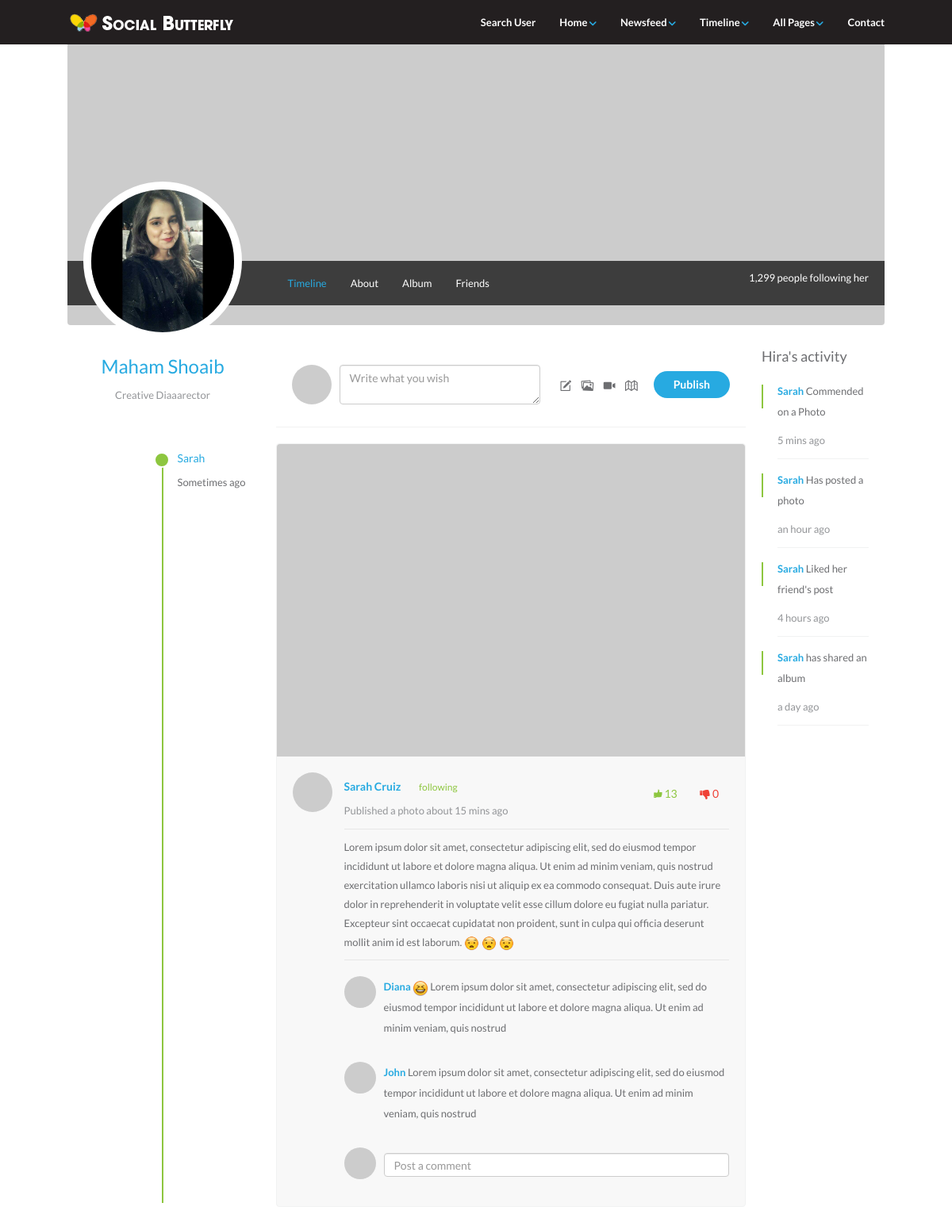
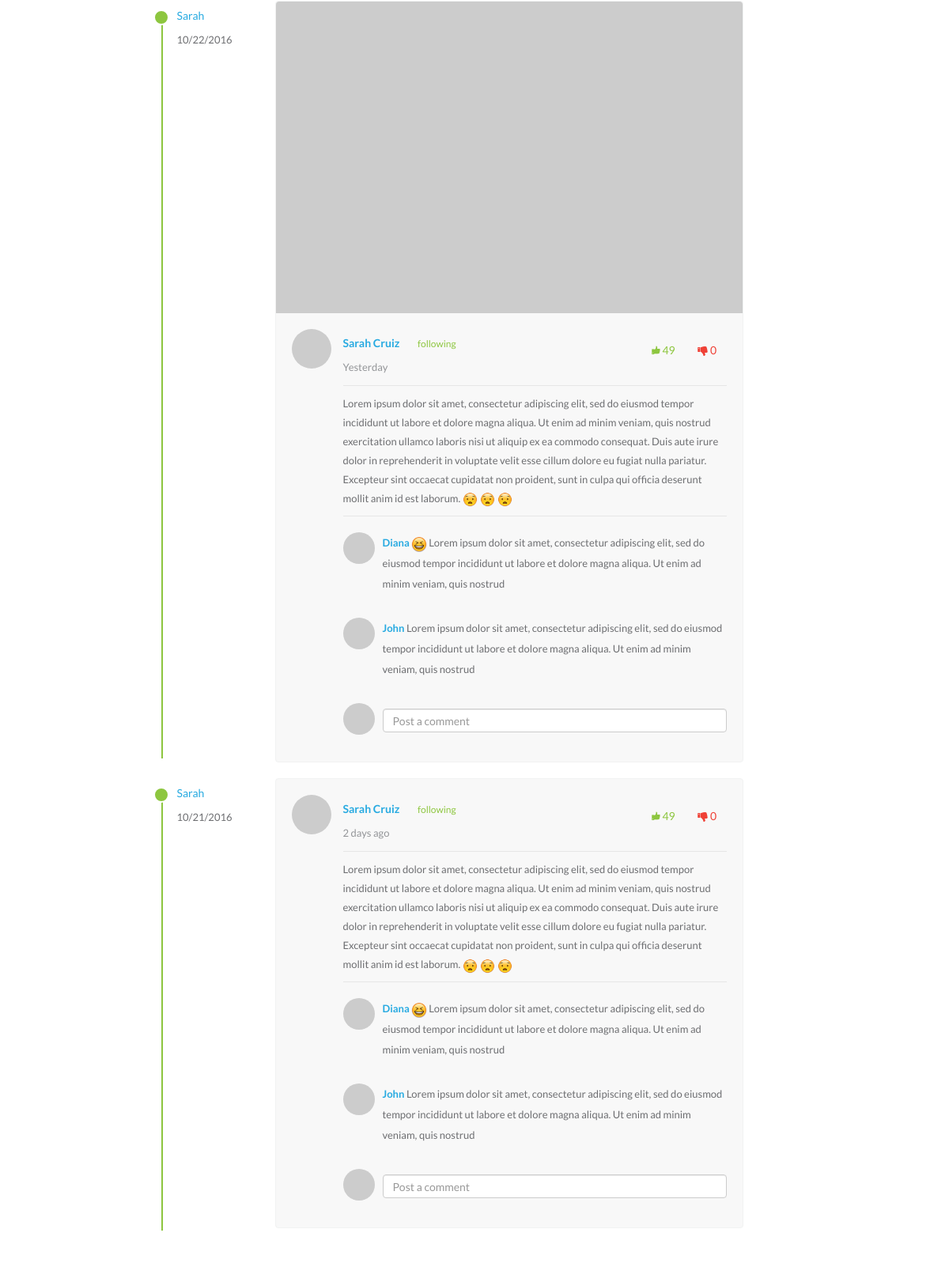
Screenshot of /FriendTL.php?uid=6 (signed in, upper part) with the database file from the repository (2 pictures, top to bottom).
### tables this page shows
CREATE TABLE IF NOT EXISTS `users` (
`id` int(10) NOT NULL,
  `fname` varchar(50) NOT NULL,
  `lname` varchar(50) NOT NULL,
  `email` varchar(50) NOT NULL,
  `pass` varchar(20) NOT NULL,
  `dob` text NOT NULL,
  `city` varchar(20) NOT NULL,
  `country` varchar(20) NOT NULL,
  `gender` char(1) NOT NULL,
  `image` text NOT NULL,
  `info` longtext NOT NULL,
  `timestamp` timestamp NOT NULL DEFAULT CURRENT_TIMESTAMP
);

### FriendTlMenu.php (the view, shortened to what this page needs)
<?php
include 'scripts/DbConnect.php';
$Recid = $_GET['uid'];
$sel = "SELECT * FROM users WHERE id = " . $Recid ;
$ex_sel = $con->query($sel);
$data = mysqli_fetch_array($ex_sel);
$Recname = $data['fname'] . " " . $data['lname'];
$Recimage= $data['image'];
?>
<div class="timeline-nav-bar hidden-sm hidden-xs">
    <div class="row">
        <div class="col-md-3">
            <div class="profile-info">
                <img src="images/prof/<?php echo $Recimage; ?>" alt="" class="img-responsive profile-photo">
                <h3><?php echo $Recname ?></h3>
                <p class="text-muted">Creative Diaaarector</p>
            </div>
        </div>
        <div class="col-md-9">
            <ul class="list-inline profile-menu">
                <li><a href="timeline.php" class="active">Timeline</a></li>
                <li><a href="timeline-about.php">About</a></li>
                <li><a href="timeline-album.php">Album</a></li>
                <li><a href="timeline-friends.php">Friends</a></li>
            </ul>
            <ul class="follow-me list-inline">
                <li>1,299 people following her</li>
            </ul>
        </div>
    </div>
</div>

### sidebar.php (shortened to what this page needs)
<?php
include 'scripts/DbConnect.php';
$email = $_SESSION['kuchBhi'];
$sel = "SELECT * FROM users WHERE email = '$email'";
$ex_sel = $con->query($sel);
$data = mysqli_fetch_array($ex_sel);
?>
<div id="sticky-sidebar">
    <h4 class="grey"><?php echo $data['fname'] . "'s" ?> activity</h4>
    <div class="feed-item">
        <div class="live-activity">
            <p><a href="#" class="profile-link">Sarah</a> Commended on a Photo</p>
            <p class="text-muted">5 mins ago</p>
        </div>
    </div>
    <div class="feed-item">
        <div class="live-activity">
            <p><a href="#" class="profile-link">Sarah</a> Has posted a photo</p>
            <p class="text-muted">an hour ago</p>
        </div>
    </div>
    <div class="feed-item">
        <div class="live-activity">
            <p><a href="#" class="profile-link">Sarah</a> Liked her friend's post</p>
            <p class="text-muted">4 hours ago</p>
        </div>
    </div>
    <div class="feed-item">
        <div class="live-activity">
            <p><a href="#" class="profile-link">Sarah</a> has shared an album</p>
            <p class="text-muted">a day ago</p>
        </div>
    </div>
</div>

### css/style.css (style rules this page uses)
html, body { height: 100%; width: 100%; }
body { font-family: 'Lato', sans-serif; line-height: 26px; color: #6d6e71; font-size: 13px; }
h1, h2, h3, h4, h5, h6 { color: #27aae1; }
h1.grey, h2.grey, h3.grey, h4.grey, h5.grey, h6.grey { color: #6d6e71; margin: 0 auto 20px; }
.profile-link { font-weight: 600; }
.text-muted { color: #939598; }
a { color: #27aae1; }
a, a:active, a:focus { outline: none; }
img.profile-photo { height: 58px; width: 58px; border-radius: 50%; }
ul { padding-left: 15px; }
ul li { list-style-image: url("../images/bullet.png"); }
.timeline-cover .timeline-nav-bar { background: rgba(0,0,0, .7); width: 100%; position: absolute; bottom: 25px; }
.timeline-cover .timeline-nav-bar .profile-info { position: absolute; text-align: center; padding: 0 20px; top: -100px; z-index: 999; }
.timeline-cover .timeline-nav-bar .profile-info img.profile-photo { height: 200px; width: 200px; border-radius: 50%; border: 10px solid #fff; }
.timeline-cover .timeline-nav-bar ul.profile-menu { margin: 0; display: table; }
.timeline-cover .timeline-nav-bar .profile-menu li { display: table-cell; vertical-align: middle; padding: 15px 0; }
.timeline-cover .timeline-nav-bar .profile-menu li a { color: #fff; padding: 15px; text-decoration: none; }
.timeline-cover .timeline-nav-bar .profile-menu li a.active { color: #27aae1; }
.timeline-cover .timeline-nav-bar ul.follow-me { margin: 0; position: absolute; right: 15px; top: 2px; }
.timeline-cover .timeline-nav-bar .follow-me li { padding: 6px 15px; color: #fff; }
.feed-item { text-align: left; margin-bottom: 13px; padding: 0 20px; position: relative; }
.feed-item::before { border-left: 2px solid #8dc63f; position: absolute; height: 30px; content: ""; left: 0; top: 5px; }
.feed-item .live-activity { border-bottom: 1px solid #f1f2f2; }

### rows the page displays
users: image (picture), Recname "Maham Shoaib"
users: fname "Hira"
